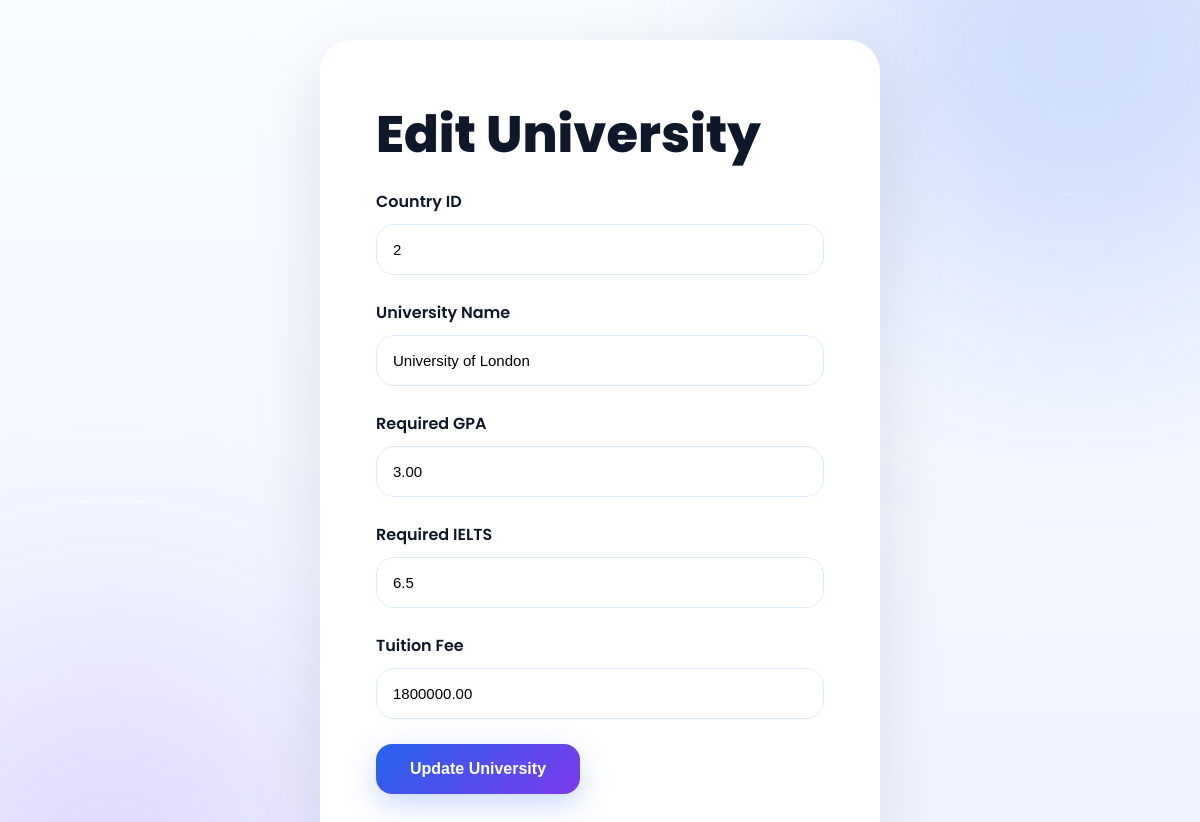
The app's page /edit_university.php?id=3 with its own data.
### tables this page shows
CREATE TABLE `universities` (
  `university_id` int(11) NOT NULL,
  `country_id` int(11) DEFAULT NULL,
  `university_name` varchar(100) DEFAULT NULL,
  `required_gpa` decimal(3,2) DEFAULT NULL,
  `required_ielts` decimal(3,1) DEFAULT NULL,
  `tuition_fee` decimal(10,2) DEFAULT NULL
);

### edit_university.php (the view, shortened to what this page needs)
<?php
include 'php/db.php';
$id = $_GET['id'];
$result = $conn->query(
    "SELECT * FROM universities
    WHERE university_id='$id'"
);
$row = $result->fetch_assoc();
?>
<!DOCTYPE html>
<html lang="en">
<head>
<link rel="stylesheet" href="css/style.css">
</head>
<body>
<div class="auth-container">
<div class="auth-card">
<h1>
Edit University
</h1>
<form method="POST">
<div class="form-group">
<label>
Country ID
</label>
<input
type="number"
name="country_id"
value="<?php echo $row['country_id']; ?>"
required
>
</div>
<div class="form-group">
<label>
University Name
</label>
<input
type="text"
name="university_name"
value="<?php echo $row['university_name']; ?>"
required
>
</div>
<div class="form-group">
<label>
Required GPA
</label>
<input
type="text"
name="required_gpa"
value="<?php echo $row['required_gpa']; ?>"
required
>
</div>
<div class="form-group">
<label>
Required IELTS
</label>
<input
type="text"
name="required_ielts"
value="<?php echo $row['required_ielts']; ?>"
required
>
</div>
<div class="form-group">
<label>
Tuition Fee
</label>
<input
type="text"
name="tuition_fee"
value="<?php echo $row['tuition_fee']; ?>"
required
>
</div>
<button
type="submit"
name="update"
>
Update University
</button>
</form>
</div>
</div>
</body>
</html>

### css/style.css (style rules this page uses)
:root { --bg: #eef3ff; --surface: rgba(255,255,255,0.90); --surface-strong: rgba(255,255,255,0.98); --text: #0f172a; --muted: #556b7a; --primary: #2563eb; --primary-strong: #7c3aed; --shadow: 0 30px 80px rgba(15,23,42,0.12); }
* { margin:0; padding:0; box-sizing:border-box; }
html { scroll-behavior:smooth; }
body { font-family:'Poppins',sans-serif; background:linear-gradient(180deg, #f8fbff 0%, #eef3ff 100%); color:var(--text); overflow-x:hidden; }
body::before, body::after { content:''; position:fixed; border-radius:50%; filter:blur(120px); z-index:-1; }
body::before { width:520px; height:520px; top:-220px; right:-140px; background:rgba(37,99,235,0.2); }
body::after { width:420px; height:420px; bottom:-180px; left:-100px; background:rgba(124,58,237,0.15); }
button { padding:16px 34px; border:none; border-radius:16px; background:linear-gradient(135deg,#2563eb,#7c3aed); color:white; font-size:16px; font-weight:600; cursor:pointer; transition:0.35s; box-shadow:0 10px 30px rgba(37,99,235,0.25); }
.auth-container { width:100%; min-height:90vh; display:flex; justify-content:center; align-items:center; padding:40px 20px; }
.auth-card { width:100%; max-width:560px; background:var(--surface-strong); backdrop-filter:blur(18px); border-radius:32px; padding:55px; border:1px solid rgba(255,255,255,0.45); box-shadow:0 22px 70px rgba(15,23,42,0.10); }
.auth-card h1 { font-size:3.2rem; margin-bottom:16px; font-weight:800; }
.form-group { margin-bottom:25px; }
.form-group label { display:block; margin-bottom:10px; font-weight:600; color:var(--text); }
input, select { width:100%; padding:16px; border-radius:18px; border:1px solid #dbeafe; background:#ffffff; font-size:15px; transition:0.3s ease; outline:none; }

### records on screen
universities: country_id "2", university_name "University of London", required_gpa "3.00", required_ielts "6.5", tuition_fee "1800000.00"
